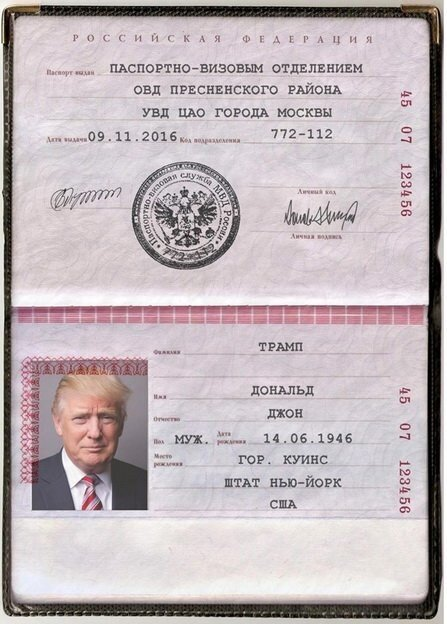
#> input picture Test_tasks/0.jpeg, 447 x 624 px
$ python test_task1.py
#> lines starting #> are read from the running program, lines starting #| are printed output that depends on the picture
import cv2
from matplotlib import pyplot as pl
import pytesseract

def main():
    img = cv2.imread('0.jpeg')
#> img is the input picture: shape (624, 447, 3); mean B, G, R 185.5, 181.7, 192.4
    gray = cv2.cvtColor(img, cv2.COLOR_BGR2GRAY)
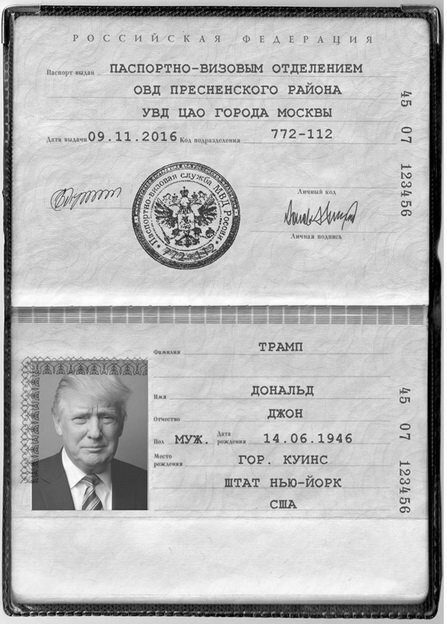
#> gray: shape (624, 447); min 0, max 255, mean 185.4
    pl.imshow(cv2.cvtColor(gray, cv2.COLOR_BGR2RGB))
    pl.show()
    pytesseract.pytesseract.tesseract_cmd = r"C:\Program Files\Tesseract-OCR\tesseract.exe"
#> (the run stopped early here; a loop or call above may not have finished)

$ run again, with Test_tasks/1.jpeg copied over Test_tasks/0.jpeg
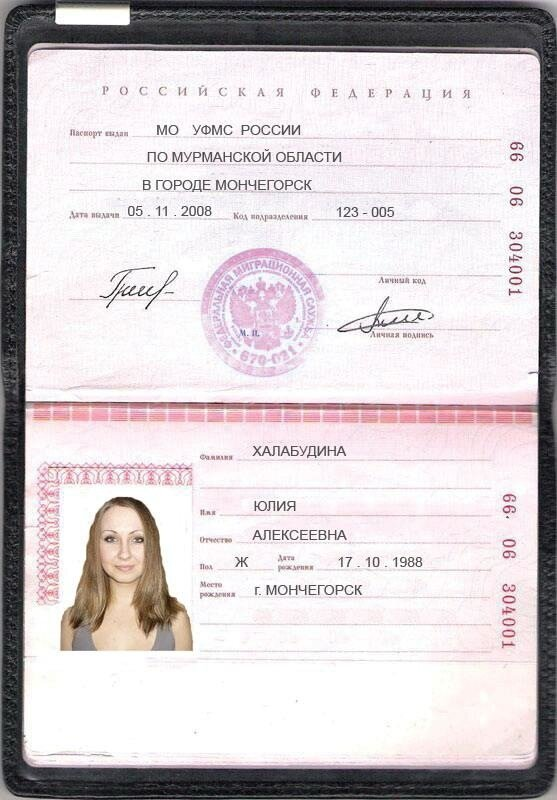
#> input picture Test_tasks/1.jpeg, 557 x 800 px
#> in main, img is the input picture: shape (800, 557, 3); mean B, G, R 205.2, 202.4, 209.7
#> in main, `gray = cv2.cvtColor(img, cv2.COLOR_BGR2GRAY)`:
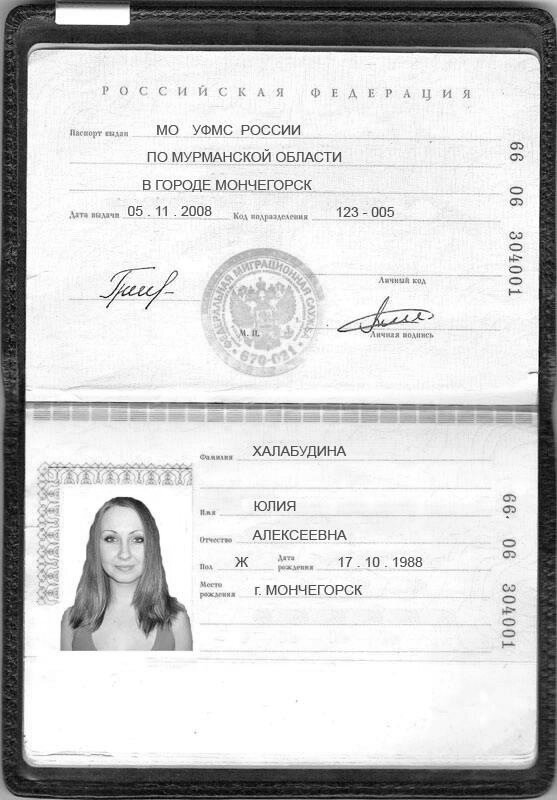
#> gray: shape (800, 557); min 0, max 255, mean 204.9

$ run again, with Test_tasks/2.jpeg copied over Test_tasks/0.jpeg
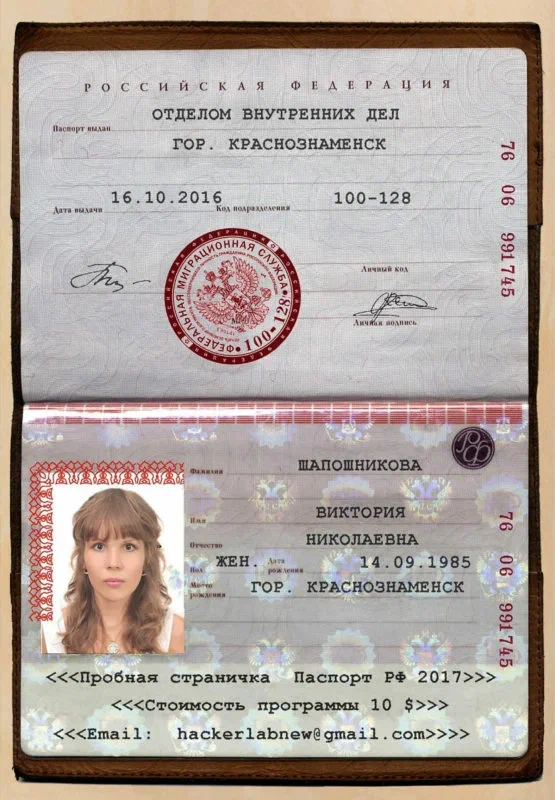
#> input picture Test_tasks/2.jpeg, 555 x 800 px
#> in main, img is the input picture: shape (800, 555, 3); mean B, G, R 158.8, 164.8, 175.7
#> in main, `gray = cv2.cvtColor(img, cv2.COLOR_BGR2GRAY)`:
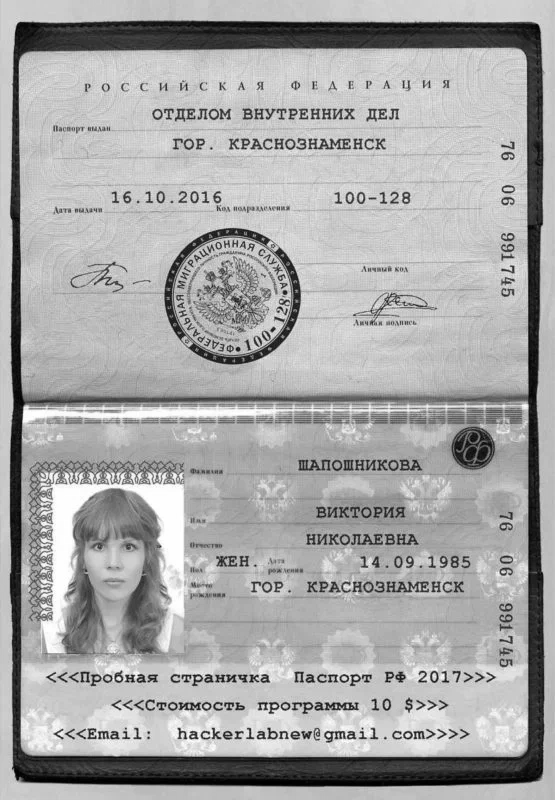
#> gray: shape (800, 555); min 0, max 255, mean 167.4
